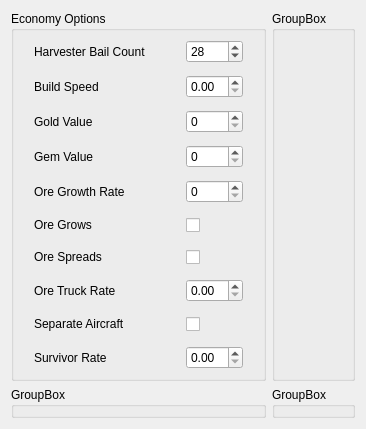
        <widget class="QWidget" name="tab">
         <attribute name="title">
          <string>General</string>
         </attribute>
         <layout class="QGridLayout" name="gridLayout_3">
          <item row="0" column="1">
           <widget class="QGroupBox" name="groupBox_2">
            <property name="title">
             <string>GroupBox</string>
            </property>
           </widget>
          </item>
          <item row="1" column="1">
           <widget class="QGroupBox" name="groupBox_4">
            <property name="title">
             <string>GroupBox</string>
            </property>
           </widget>
          </item>
          <item row="0" column="0">
           <widget class="QGroupBox" name="groupBox">
            <property name="title">
             <string>Economy Options</string>
            </property>
            <layout class="QFormLayout" name="formLayout_6">
             <property name="horizontalSpacing">
              <number>40</number>
             </property>
             <property name="verticalSpacing">
              <number>12</number>
             </property>
             <property name="leftMargin">
              <number>20</number>
             </property>
             <property name="rightMargin">
              <number>20</number>
             </property>
             <item row="0" column="0">
              <widget class="QLabel" name="bailCountLabel">
               <property name="text">
                <string>Harvester Bail Count</string>
               </property>
              </widget>
             </item>
             <item row="0" column="1">
              <widget class="QSpinBox" name="bailCountSpinBox">
               <property name="minimumSize">
                <size>
                 <width>0</width>
                 <height>20</height>
                </size>
               </property>
               <property name="minimum">
                <number>1</number>
               </property>
               <property name="value">
                <number>28</number>
               </property>
               <property name="property_name" stdset="0">
                <string>bail_count</string>
               </property>
              </widget>
             </item>
             <item row="1" column="0">
              <widget class="QLabel" name="buildSpeedLabel">
               <property name="text">
                <string>Build Speed</string>
               </property>
              </widget>
             </item>
             <item row="1" column="1">
              <widget class="QDoubleSpinBox" name="buildSpeedSpinBox">
               <property name="minimumSize">
                <size>
                 <width>0</width>
                 <height>20</height>
                </size>
               </property>
               <property name="property_name" stdset="0">
                <string>build_speed</string>
               </property>
              </widget>
             </item>
             <item row="2" column="0">
              <widget class="QLabel" name="goldValueLabel">
               <property name="text">
                <string>Gold Value</string>
               </property>
              </widget>
             </item>
             <item row="2" column="1">
              <widget class="QSpinBox" name="goldValueSpinBox">
               <property name="minimumSize">
                <size>
                 <width>0</width>
                 <height>20</height>
                </size>
               </property>
               <property name="property_name" stdset="0">
                <string>gold_value</string>
               </property>
              </widget>
             </item>
             <item row="3" column="0">
              <widget class="QLabel" name="gemValueLabel">
               <property name="text">
                <string>Gem Value</string>
               </property>
              </widget>
             </item>
             <item row="3" column="1">
              <widget class="QSpinBox" name="gemValueSpinBox">
               <property name="minimumSize">
                <size>
                 <width>0</width>
                 <height>20</height>
                </size>
               </property>
               <property name="property_name" stdset="0">
                <string>gem_value</string>
               </property>
              </widget>
             </item>
             <item row="4" column="0">
              <widget class="QLabel" name="growthRateLabel">
               <property name="text">
                <string>Ore Growth Rate</string>
               </property>
              </widget>
             </item>
             <item row="4" column="1">
              <widget class="QSpinBox" name="growthRateSpinBox">
               <property name="minimumSize">
                <size>
                 <width>0</width>
                 <height>20</height>
                </size>
               </property>
               <property name="property_name" stdset="0">
                <string>growth_rate</string>
               </property>
              </widget>
             </item>
             <item row="5" column="0">
              <widget class="QLabel" name="oreGrowsLabel">
               <property name="text">
                <string>Ore Grows</string>
               </property>
              </widget>
             </item>
             <item row="5" column="1">
              <widget class="QCheckBox" name="oreGrowsCheckBox">
               <property name="minimumSize">
                <size>
                 <width>0</width>
                 <height>20</height>
                </size>
               </property>
               <property name="text">
                <string/>
               </property>
               <property name="property_name" stdset="0">
                <string>ore_grows</string>
               </property>
              </widget>
             </item>
             <item row="6" column="0">
              <widget class="QLabel" name="oreSpreadsLabel">
               <property name="text">
                <string>Ore Spreads</string>
               </property>
              </widget>
             </item>
             <item row="6" column="1">
              <widget class="QCheckBox" name="oreSpreadsCheckBox">
               <property name="minimumSize">
                <size>
                 <width>0</width>
                 <height>20</height>
                </size>
               </property>
               <property name="text">
                <string/>
               </property>
               <property name="property_name" stdset="0">
                <string>ore_spreads</string>
               </property>
              </widget>
             </item>
             <item row="7" column="0">
              <widget class="QLabel" name="oreTruckRateLabel">
               <property name="text">
                <string>Ore Truck Rate</string>
               </property>
              </widget>
             </item>
             <item row="7" column="1">
              <widget class="QDoubleSpinBox" name="oreTruckRateSpinBox">
               <property name="minimumSize">
                <size>
                 <width>0</width>
                 <height>20</height>
                </size>
               </property>
               <property name="property_name" stdset="0">
                <string>ore_truck_rate</string>
               </property>
              </widget>
             </item>
             <item row="8" column="0">
              <widget class="QLabel" name="separateAircraftLabel">
               <property name="text">
                <string>Separate Aircraft</string>
               </property>
              </widget>
             </item>
             <item row="8" column="1">
              <widget class="QCheckBox" name="separateAircraftCheckBox">
               <property name="minimumSize">
                <size>
                 <width>0</width>
                 <height>20</height>
                </size>
               </property>
               <property name="text">
                <string/>
               </property>
               <property name="property_name" stdset="0">
                <string>separate_aircraft</string>
               </property>
              </widget>
             </item>
             <item row="9" column="0">
              <widget class="QLabel" name="survivorRateLabel">
               <property name="text">
                <string>Survivor Rate</string>
               </property>
              </widget>
             </item>
             <item row="9" column="1">
              <widget class="QDoubleSpinBox" name="survivorRateSpinBox">
               <property name="minimumSize">
                <size>
                 <width>0</width>
                 <height>20</height>
                </size>
               </property>
               <property name="property_name" stdset="0">
                <string>survivor_rate</string>
               </property>
              </widget>
             </item>
            </layout>
           </widget>
          </item>
          <item row="1" column="0">
           <widget class="QGroupBox" name="groupBox_3">
            <property name="title">
             <string>GroupBox</string>
            </property>
           </widget>
          </item>
         </layout>
        </widget>
